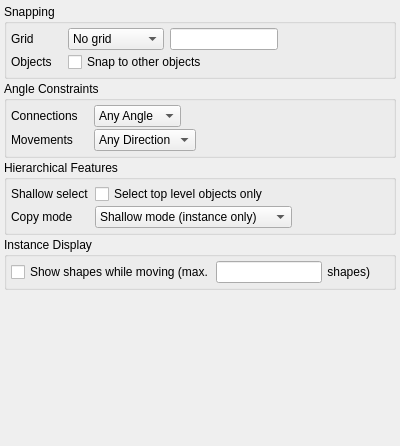
<?xml version="1.0" encoding="UTF-8"?>
<ui version="4.0">
 <class>EditorOptionsGeneric</class>
 <widget class="QWidget" name="EditorOptionsGeneric">
  <property name="geometry">
   <rect>
    <x>0</x>
    <y>0</y>
    <width>400</width>
    <height>446</height>
   </rect>
  </property>
  <property name="sizePolicy">
   <sizepolicy hsizetype="Ignored" vsizetype="Ignored">
    <horstretch>0</horstretch>
    <verstretch>0</verstretch>
   </sizepolicy>
  </property>
  <property name="windowTitle">
   <string>Form</string>
  </property>
  <layout class="QVBoxLayout">
   <property name="spacing">
    <number>6</number>
   </property>
   <property name="leftMargin">
    <number>0</number>
   </property>
   <property name="topMargin">
    <number>0</number>
   </property>
   <property name="rightMargin">
    <number>0</number>
   </property>
   <property name="bottomMargin">
    <number>0</number>
   </property>
   <item>
    <widget class="QScrollArea" name="scrollArea">
     <property name="frameShape">
      <enum>QFrame::NoFrame</enum>
     </property>
     <property name="frameShadow">
      <enum>QFrame::Plain</enum>
     </property>
     <property name="widgetResizable">
      <bool>true</bool>
     </property>
     <widget class="QWidget" name="scrollAreaWidgetContents">
      <property name="geometry">
       <rect>
        <x>0</x>
        <y>0</y>
        <width>400</width>
        <height>446</height>
       </rect>
      </property>
      <layout class="QVBoxLayout" name="verticalLayout">
       <property name="spacing">
        <number>2</number>
       </property>
       <property name="leftMargin">
        <number>4</number>
       </property>
       <property name="topMargin">
        <number>4</number>
       </property>
       <property name="rightMargin">
        <number>4</number>
       </property>
       <property name="bottomMargin">
        <number>4</number>
       </property>
       <item>
        <widget class="QGroupBox" name="groupBox">
         <property name="title">
          <string>Snapping</string>
         </property>
         <layout class="QGridLayout" name="_5">
          <property name="leftMargin">
           <number>4</number>
          </property>
          <property name="topMargin">
           <number>4</number>
          </property>
          <property name="rightMargin">
           <number>4</number>
          </property>
          <property name="bottomMargin">
           <number>4</number>
          </property>
          <property name="horizontalSpacing">
           <number>6</number>
          </property>
          <property name="verticalSpacing">
           <number>2</number>
          </property>
          <item row="0" column="0">
           <widget class="QLabel" name="label_5">
            <property name="text">
             <string>Grid</string>
            </property>
           </widget>
          </item>
          <item row="0" column="1">
           <widget class="QComboBox" name="grid_cb">
            <property name="sizePolicy">
             <sizepolicy hsizetype="Fixed" vsizetype="Fixed">
              <horstretch>1</horstretch>
              <verstretch>0</verstretch>
             </sizepolicy>
            </property>
            <property name="sizeAdjustPolicy">
             <enum>QComboBox::AdjustToContents</enum>
            </property>
            <item>
             <property name="text">
              <string>No grid</string>
             </property>
            </item>
            <item>
             <property name="text">
              <string>Global grid</string>
             </property>
            </item>
            <item>
             <property name="text">
              <string>Other grid ...</string>
             </property>
            </item>
           </widget>
          </item>
          <item row="1" column="1" colspan="3">
           <widget class="QCheckBox" name="snap_objects_cbx">
            <property name="text">
             <string>Snap to other objects</string>
            </property>
           </widget>
          </item>
          <item row="1" column="0">
           <widget class="QLabel" name="label_6">
            <property name="text">
             <string>Objects   </string>
            </property>
           </widget>
          </item>
          <item row="0" column="3">
           <spacer>
            <property name="orientation">
             <enum>Qt::Horizontal</enum>
            </property>
            <property name="sizeHint" stdset="0">
             <size>
              <width>148</width>
              <height>16</height>
             </size>
            </property>
           </spacer>
          </item>
          <item row="0" column="2">
           <widget class="QLineEdit" name="edit_grid_le">
            <property name="sizePolicy">
             <sizepolicy hsizetype="Fixed" vsizetype="Fixed">
              <horstretch>0</horstretch>
              <verstretch>0</verstretch>
             </sizepolicy>
            </property>
            <property name="toolTip">
             <string>Enter the grid in micron. Can be anisotropic (&quot;gx,gy&quot;)</string>
            </property>
           </widget>
          </item>
         </layout>
        </widget>
       </item>
       <item>
        <widget class="QGroupBox" name="groupBox_2">
         <property name="title">
          <string>Angle Constraints</string>
         </property>
         <layout class="QGridLayout" name="_2">
          <property name="leftMargin">
           <number>4</number>
          </property>
          <property name="topMargin">
           <number>4</number>
          </property>
          <property name="rightMargin">
           <number>4</number>
          </property>
          <property name="bottomMargin">
           <number>4</number>
          </property>
          <property name="horizontalSpacing">
           <number>6</number>
          </property>
          <property name="verticalSpacing">
           <number>2</number>
          </property>
          <item row="1" column="0">
           <widget class="QLabel" name="label_3">
            <property name="text">
             <string>Movements   </string>
            </property>
           </widget>
          </item>
          <item row="1" column="1">
           <widget class="QComboBox" name="move_angle_cb">
            <property name="sizePolicy">
             <sizepolicy hsizetype="Fixed" vsizetype="Fixed">
              <horstretch>1</horstretch>
              <verstretch>0</verstretch>
             </sizepolicy>
            </property>
            <property name="sizeAdjustPolicy">
             <enum>QComboBox::AdjustToContents</enum>
            </property>
            <item>
             <property name="text">
              <string>Any Direction</string>
             </property>
            </item>
            <item>
             <property name="text">
              <string>Diagonal</string>
             </property>
            </item>
            <item>
             <property name="text">
              <string>Manhattan</string>
             </property>
            </item>
           </widget>
          </item>
          <item row="0" column="0">
           <widget class="QLabel" name="label_2">
            <property name="text">
             <string>Connections   </string>
            </property>
           </widget>
          </item>
          <item row="0" column="1">
           <widget class="QComboBox" name="conn_angle_cb">
            <property name="sizePolicy">
             <sizepolicy hsizetype="Fixed" vsizetype="Fixed">
              <horstretch>1</horstretch>
              <verstretch>0</verstretch>
             </sizepolicy>
            </property>
            <property name="sizeAdjustPolicy">
             <enum>QComboBox::AdjustToContents</enum>
            </property>
            <item>
             <property name="text">
              <string>Any Angle</string>
             </property>
            </item>
            <item>
             <property name="text">
              <string>Diagonal</string>
             </property>
            </item>
            <item>
             <property name="text">
              <string>Manhattan</string>
             </property>
            </item>
           </widget>
          </item>
          <item row="1" column="2">
           <spacer name="horizontalSpacer_2">
            <property name="orientation">
             <enum>Qt::Horizontal</enum>
            </property>
            <property name="sizeHint" stdset="0">
             <size>
              <width>40</width>
              <height>20</height>
             </size>
            </property>
           </spacer>
          </item>
         </layout>
        </widget>
       </item>
       <item>
        <widget class="QGroupBox" name="groupBox_3">
         <property name="title">
          <string>Hierarchical Features</string>
         </property>
         <layout class="QGridLayout" name="_3">
          <property name="leftMargin">
           <number>4</number>
          </property>
          <property name="topMargin">
           <number>4</number>
          </property>
          <property name="rightMargin">
           <number>4</number>
          </property>
          <property name="bottomMargin">
           <number>4</number>
          </property>
          <property name="horizontalSpacing">
           <number>6</number>
          </property>
          <property name="verticalSpacing">
           <number>2</number>
          </property>
          <item row="1" column="0">
           <widget class="QLabel" name="label">
            <property name="text">
             <string>Copy mode</string>
            </property>
           </widget>
          </item>
          <item row="0" column="0">
           <widget class="QLabel" name="label_4">
            <property name="text">
             <string>Shallow select</string>
            </property>
           </widget>
          </item>
          <item row="1" column="1" colspan="2">
           <widget class="QComboBox" name="hier_copy_mode_cbx">
            <property name="sizePolicy">
             <sizepolicy hsizetype="Fixed" vsizetype="Fixed">
              <horstretch>1</horstretch>
              <verstretch>0</verstretch>
             </sizepolicy>
            </property>
            <property name="sizeAdjustPolicy">
             <enum>QComboBox::AdjustToContents</enum>
            </property>
            <item>
             <property name="text">
              <string>Shallow mode (instance only)</string>
             </property>
            </item>
            <item>
             <property name="text">
              <string>Deep mode (instance and cell)</string>
             </property>
            </item>
            <item>
             <property name="text">
              <string>Ask</string>
             </property>
            </item>
           </widget>
          </item>
          <item row="1" column="3">
           <spacer name="horizontalSpacer">
            <property name="orientation">
             <enum>Qt::Horizontal</enum>
            </property>
            <property name="sizeHint" stdset="0">
             <size>
              <width>40</width>
              <height>20</height>
             </size>
            </property>
           </spacer>
          </item>
          <item row="0" column="1" colspan="3">
           <widget class="QCheckBox" name="hier_sel_cbx">
            <property name="sizePolicy">
             <sizepolicy hsizetype="Expanding" vsizetype="Fixed">
              <horstretch>0</horstretch>
              <verstretch>0</verstretch>
             </sizepolicy>
            </property>
            <property name="text">
             <string>Select top level objects only</string>
            </property>
           </widget>
          </item>
         </layout>
        </widget>
       </item>
       <item>
        <widget class="QGroupBox" name="groupBox_4">
         <property name="title">
          <string>Instance Display</string>
         </property>
         <layout class="QHBoxLayout" name="_4">
          <property name="spacing">
           <number>2</number>
          </property>
          <property name="leftMargin">
           <number>4</number>
          </property>
          <property name="topMargin">
           <number>4</number>
          </property>
          <property name="rightMargin">
           <number>4</number>
          </property>
          <property name="bottomMargin">
           <number>4</number>
          </property>
          <item>
           <widget class="QCheckBox" name="show_shapes_cbx">
            <property name="text">
             <string>Show shapes while moving (max.</string>
            </property>
           </widget>
          </item>
          <item>
           <widget class="QLineEdit" name="max_shapes_le">
            <property name="sizePolicy">
             <sizepolicy hsizetype="Preferred" vsizetype="Fixed">
              <horstretch>0</horstretch>
              <verstretch>0</verstretch>
             </sizepolicy>
            </property>
           </widget>
          </item>
          <item>
           <widget class="QLabel" name="label_13">
            <property name="text">
             <string> shapes)</string>
            </property>
           </widget>
          </item>
          <item>
           <spacer>
            <property name="orientation">
             <enum>Qt::Horizontal</enum>
            </property>
            <property name="sizeHint" stdset="0">
             <size>
              <width>20</width>
              <height>20</height>
             </size>
            </property>
           </spacer>
          </item>
         </layout>
        </widget>
       </item>
       <item>
        <spacer name="spacer">
         <property name="orientation">
          <enum>Qt::Vertical</enum>
         </property>
         <property name="sizeHint" stdset="0">
          <size>
           <width>121</width>
           <height>70</height>
          </size>
         </property>
        </spacer>
       </item>
      </layout>
     </widget>
    </widget>
   </item>
  </layout>
 </widget>
 <tabstops>
  <tabstop>scrollArea</tabstop>
  <tabstop>grid_cb</tabstop>
  <tabstop>edit_grid_le</tabstop>
  <tabstop>snap_objects_cbx</tabstop>
  <tabstop>conn_angle_cb</tabstop>
  <tabstop>move_angle_cb</tabstop>
  <tabstop>hier_sel_cbx</tabstop>
  <tabstop>hier_copy_mode_cbx</tabstop>
  <tabstop>show_shapes_cbx</tabstop>
  <tabstop>max_shapes_le</tabstop>
 </tabstops>
 <resources/>
 <connections/>
</ui>
